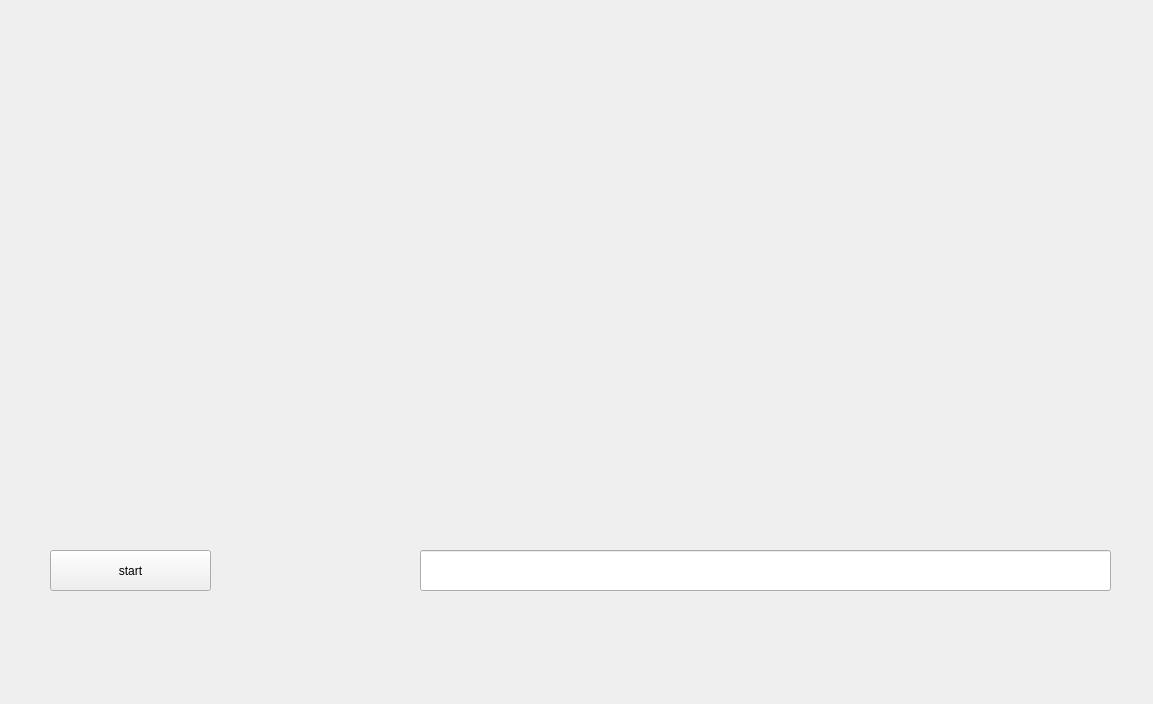
<?xml version="1.0" encoding="UTF-8"?>
<ui version="4.0">
 <class>MyWiget</class>
 <widget class="QWidget" name="MyWiget">
  <property name="geometry">
   <rect>
    <x>0</x>
    <y>0</y>
    <width>1153</width>
    <height>704</height>
   </rect>
  </property>
  <property name="windowTitle">
   <string>MyWiget</string>
  </property>
  <widget class="QLabel" name="m2">
   <property name="geometry">
    <rect>
     <x>430</x>
     <y>40</y>
     <width>311</width>
     <height>391</height>
    </rect>
   </property>
   <property name="text">
    <string/>
   </property>
   <property name="pixmap">
    <pixmap>../photo/black.jpg</pixmap>
   </property>
  </widget>
  <widget class="QLabel" name="m3">
   <property name="geometry">
    <rect>
     <x>810</x>
     <y>40</y>
     <width>311</width>
     <height>391</height>
    </rect>
   </property>
   <property name="text">
    <string/>
   </property>
   <property name="pixmap">
    <pixmap>../photo/black.jpg</pixmap>
   </property>
  </widget>
  <widget class="QLabel" name="m1">
   <property name="geometry">
    <rect>
     <x>40</x>
     <y>40</y>
     <width>311</width>
     <height>391</height>
    </rect>
   </property>
   <property name="text">
    <string/>
   </property>
   <property name="pixmap">
    <pixmap>../photo/black.jpg</pixmap>
   </property>
  </widget>
  <widget class="QPushButton" name="pushButton">
   <property name="geometry">
    <rect>
     <x>50</x>
     <y>550</y>
     <width>161</width>
     <height>41</height>
    </rect>
   </property>
   <property name="text">
    <string>start</string>
   </property>
  </widget>
  <widget class="QLineEdit" name="lineEdit">
   <property name="geometry">
    <rect>
     <x>420</x>
     <y>550</y>
     <width>691</width>
     <height>41</height>
    </rect>
   </property>
  </widget>
 </widget>
 <layoutdefault spacing="6" margin="11"/>
 <resources/>
 <connections/>
</ui>
